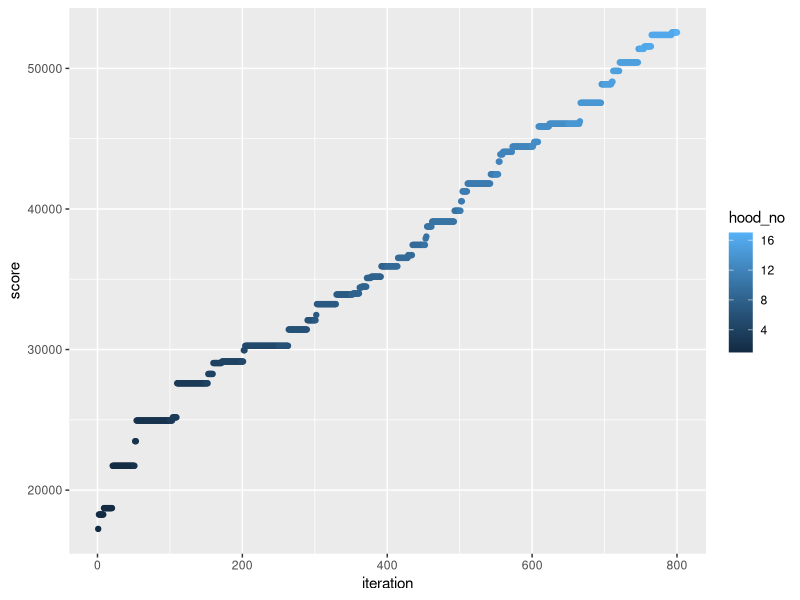

Generate this figure with R:
opt_fake_run <- read.csv('fake_objective_opt.csv')
library(ggplot2)
data <- data.frame(iteration=1:800, score=opt_fake_run$score[1:800], hood_no=opt_fake_run$hood_no[1:800])
ggplot(data, aes(iteration, score, colour=hood_no)) +
  geom_point()